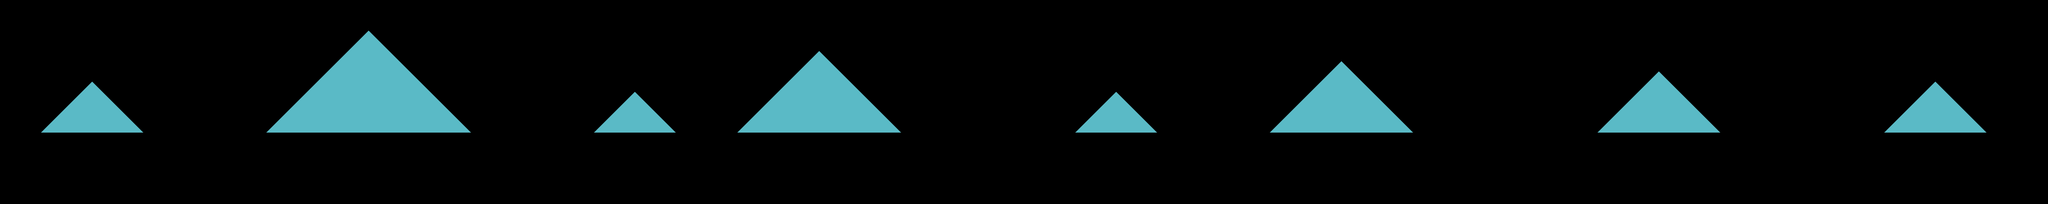

A level layout from a 2D game, rendered from its tile map. Below: a short description, then the map file with tile-grid data replaced by summaries:
An orthogonal 200x20 tile map with 32x32 px tiles, 1 tile layer (MountainsBG).

<map version="1.0" orientation="orthogonal" renderorder="right-down" width="200" height="20" tilewidth="32" tileheight="32" nextobjectid="1">
 <tileset firstgid="1" name="MoutainsBG" tilewidth="32" tileheight="32" tilecount="10" columns="2">
  <image source="DEMOMrJumpMountains.png" width="64" height="160" />
 </tileset>
 <layer name="MountainsBG" width="200" height="20">
  <data>[4000 cells, 380 non-empty, 3 distinct tile ids]</data>
 </layer>
</map>
